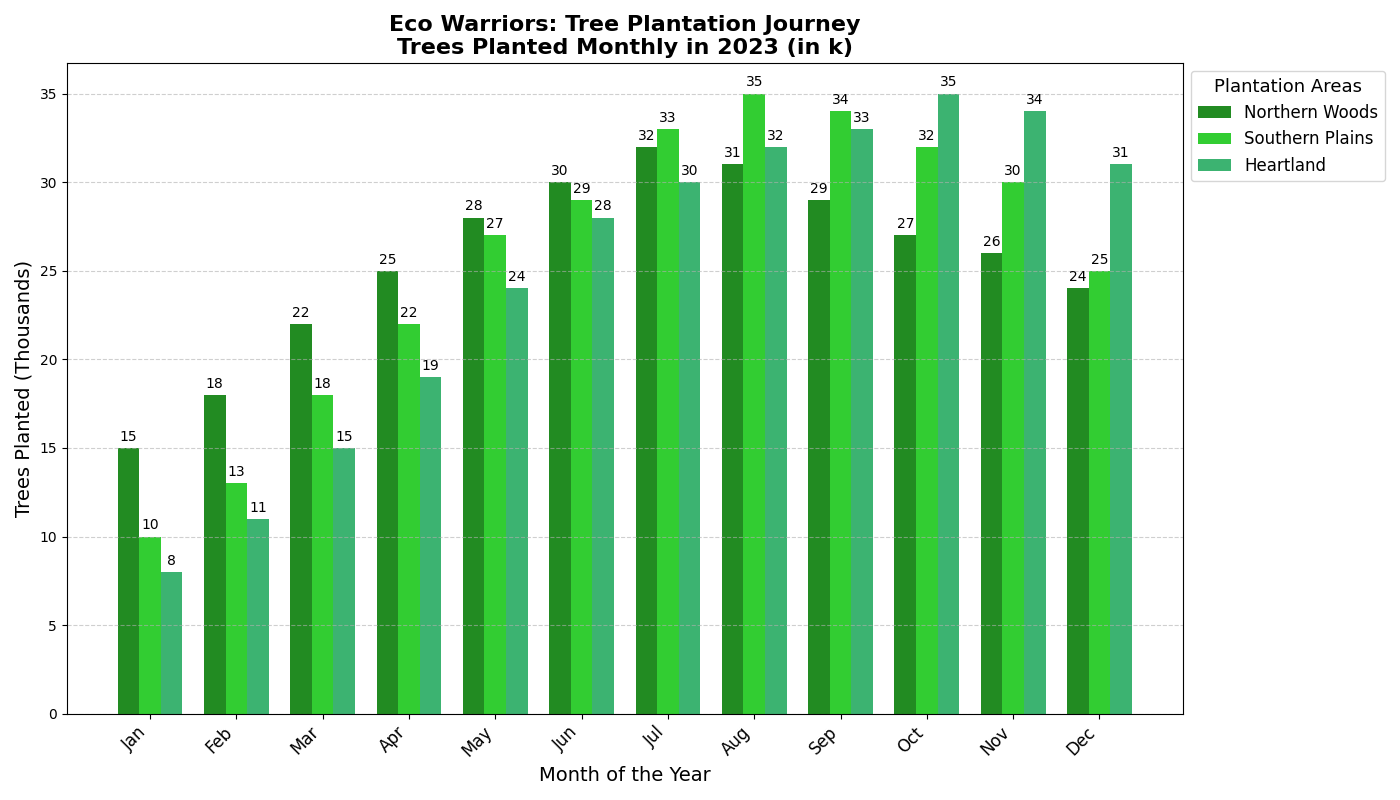

Generate this figure with Python:
import matplotlib.pyplot as plt
import numpy as np

# Defining the locations and months
locations = ['Northern Woods', 'Southern Plains', 'Heartland']
months = np.array(['Jan', 'Feb', 'Mar', 'Apr', 'May', 'Jun', 'Jul', 'Aug', 'Sep', 'Oct', 'Nov', 'Dec'])

# Number of trees planted (in thousands)
north_trees = [15, 18, 22, 25, 28, 30, 32, 31, 29, 27, 26, 24]
south_trees = [10, 13, 18, 22, 27, 29, 33, 35, 34, 32, 30, 25]
central_trees = [8, 11, 15, 19, 24, 28, 30, 32, 33, 35, 34, 31]

# Define the positions of the bars on the x-axis
x = np.arange(len(months))
width = 0.25

# Initialize the plot
fig, ax = plt.subplots(figsize=(14, 8))

# Plotting each region's tree planting figures
bars1 = ax.bar(x - width, north_trees, width, label='Northern Woods', color='forestgreen')
bars2 = ax.bar(x, south_trees, width, label='Southern Plains', color='limegreen')
bars3 = ax.bar(x + width, central_trees, width, label='Heartland', color='mediumseagreen')

# Adding titles and labels
ax.set_title('Eco Warriors: Tree Plantation Journey\nTrees Planted Monthly in 2023 (in k)', fontsize=16, fontweight='bold')
ax.set_xlabel('Month of the Year', fontsize=14)
ax.set_ylabel('Trees Planted (Thousands)', fontsize=14)

# Set the x-ticks and labels
ax.set_xticks(x)
ax.set_xticklabels(months, fontsize=12, rotation=45, ha='right')

# Annotate the bars with their respective values
def annotate_bars(bars):
    for bar in bars:
        height = bar.get_height()
        ax.annotate(f'{height}', xy=(bar.get_x() + bar.get_width()/2, height), 
                    xytext=(0, 3), textcoords="offset points", ha='center', va='bottom', fontsize=10, color='black')

annotate_bars(bars1)
annotate_bars(bars2)
annotate_bars(bars3)

# Adding gridlines for better readability
ax.yaxis.grid(True, linestyle='--', alpha=0.6)

# Adding a displaced legend
ax.legend(title='Plantation Areas', title_fontsize='13', fontsize='12', loc='upper left', bbox_to_anchor=(1, 1))

# Automatically adjust layout to prevent overlap
plt.tight_layout()

# Display the plot
plt.show()
